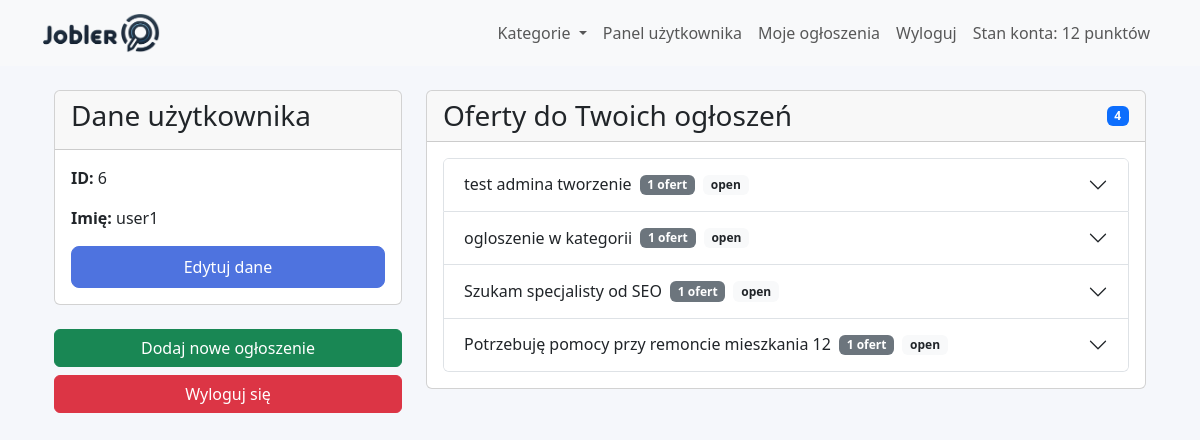
Page /views/user/dashboard.php (signed in) on the committed database.
### tables this page shows
CREATE TABLE `responses` (
  `id` int(11) NOT NULL,
  `job_id` int(11) NOT NULL,
  `executor_id` int(11) NOT NULL,
  `message` text DEFAULT NULL,
  `created_at` timestamp NOT NULL DEFAULT current_timestamp(),
  `proposed_price` decimal(10,2) DEFAULT NULL,
  `scope` text DEFAULT NULL,
  `points_reserved` int(11) NOT NULL DEFAULT 0,
  `status` varchar(20) NOT NULL DEFAULT 'pending',
  `accepted_at` datetime DEFAULT NULL
);

CREATE TABLE `jobs` (
  `id` int(11) NOT NULL,
  `user_id` int(11) NOT NULL,
  `title` varchar(255) NOT NULL,
  `description` text NOT NULL,
  `status` enum('open','in_progress','closed') NOT NULL DEFAULT 'open',
  `created_at` timestamp NOT NULL DEFAULT current_timestamp(),
  `updated_at` timestamp NOT NULL DEFAULT current_timestamp() ON UPDATE current_timestamp(),
  `points_required` int(11) NOT NULL DEFAULT 1,
  `category_id` int(11) DEFAULT NULL,
  `executor_id` int(11) DEFAULT NULL
);

### models/Database.php (called while the page is built, shortened)
<?php
class Database {
    private static $pdo;
    public static function getConnection() {
        if (self::$pdo == null) {
            try {
                self::$pdo = new PDO(
                    'mysql:host=localhost;dbname=jobler',
                    'root',
                    ''
                );
                self::$pdo->setAttribute(PDO::ATTR_ERRMODE, PDO::ERRMODE_EXCEPTION);
                self::$pdo->setAttribute(PDO::ATTR_DEFAULT_FETCH_MODE, PDO::FETCH_ASSOC);
            } catch (PDOException $e) {
                die("Connection failed: " . $e->getMessage());
            }
        }
        return self::$pdo;
    }
}
?>

### models/Executor.php (called while the page is built, shortened)
<?php
include_once('Database.php');
class Executor {
    private $pdo;
    public function __construct() {
        $this->pdo = Database::getConnection();
    }
    private function ensureOfferWorkflowColumns() {
        $responseColumns = [
            'proposed_price' => "ALTER TABLE responses ADD COLUMN proposed_price DECIMAL(10,2) DEFAULT NULL",
            'scope' => "ALTER TABLE responses ADD COLUMN scope TEXT DEFAULT NULL",
            'points_reserved' => "ALTER TABLE responses ADD COLUMN points_reserved INT(11) NOT NULL DEFAULT 0",
            'status' => "ALTER TABLE responses ADD COLUMN status VARCHAR(20) NOT NULL DEFAULT 'pending'",
            'accepted_at' => "ALTER TABLE responses ADD COLUMN accepted_at DATETIME DEFAULT NULL",
        ];
        $jobColumns = [
            'executor_id' => "ALTER TABLE jobs ADD COLUMN executor_id INT(11) DEFAULT NULL",
        ];
        $stmt = $this->pdo->query("SHOW COLUMNS FROM responses");
        $existingResponseColumns = $stmt ? $stmt->fetchAll(PDO::FETCH_COLUMN) : [];
        $stmt = $this->pdo->query("SHOW COLUMNS FROM jobs");
        $existingJobColumns = $stmt ? $stmt->fetchAll(PDO::FETCH_COLUMN) : [];
        $stmt = $this->pdo->query("SHOW COLUMNS FROM messages");
        $existingMessageColumns = $stmt ? $stmt->fetchAll(PDO::FETCH_ASSOC) : [];
    }
    public function getUserJobOffers($userId) {
        $this->ensureOfferWorkflowColumns();
        $query = "SELECT r.id AS response_id, r.message, r.proposed_price, r.scope, r.points_reserved,
                         r.status AS response_status, r.created_at, r.accepted_at,
                         j.id AS job_id, j.title, j.status AS job_status, j.points_required, j.executor_id AS accepted_executor_id,
                         u.name AS executor_name, u.id AS executor_id
                  FROM jobs j
                  INNER JOIN responses r ON j.id = r.job_id
                  INNER JOIN users u ON r.executor_id = u.id
                  WHERE j.user_id = :user_id
                  ORDER BY j.created_at DESC, r.created_at DESC";
        $stmt = $this->pdo->prepare($query);
        $stmt->bindValue(':user_id', $userId, PDO::PARAM_INT);
        $stmt->execute();
        return $stmt->fetchAll(PDO::FETCH_ASSOC);
    }
}
?>

### views/user/dashboard.php (the view, shortened to what this page needs)
<?php
include_once('../../models/User.php');
include_once('../../models/Executor.php');
$userId = (int)$_SESSION['user_id'];
$userName = $_SESSION['user_name'] ?? '';
$executorModel = new Executor();
$responses = $executorModel->getUserJobOffers($userId);
$offersByJob = [];
foreach ($responses as $response) {
    $jobId = (int)$response['job_id'];
    if (!isset($offersByJob[$jobId])) {
        $offersByJob[$jobId] = [
            'title' => $response['title'],
            'job_status' => $response['job_status'],
            'points_required' => $response['points_required'],
            'offers' => [],
        ];
    }
    $offersByJob[$jobId]['offers'][] = $response;
}
include('../partials/header.php');
?>
<div class="container">
    <div class="row">
        <div class="col-md-4">
            <div class="card">
                <div class="card-header">
                    <h3>Dane użytkownika</h3>
                </div>
                <div class="card-body">
                    <p><strong>ID:</strong> <?= htmlspecialchars($userId) ?></p>
                    <p><strong>Imię:</strong> <?= htmlspecialchars($userName) ?></p>
                    <a href="edit_profile.php" class="btn btn-primary w-100">Edytuj dane</a>
                </div>
            </div>
            <div class="mt-4 d-grid gap-2">
                <a href="create_job.php" class="btn btn-success">Dodaj nowe ogłoszenie</a>
                <a href="logout.php" class="btn btn-danger">Wyloguj się</a>
            </div>
        </div>
        <div class="col-md-8">
            <div class="card mt-4 mt-md-0">
                <div class="card-header d-flex justify-content-between align-items-center">
                    <h3 class="mb-0">Oferty do Twoich ogłoszeń</h3>
                    <span class="badge bg-primary"><?= count($responses) ?></span>
                </div>
                <div class="card-body">
                    <?php if (empty($offersByJob)): ?>
                        <p class="mb-0">Brak odpowiedzi na Twoje ogłoszenia.</p>
                    <?php else: ?>
                        <div class="accordion" id="jobOffersAccordion">
                            <?php foreach ($offersByJob as $jobId => $job): ?>
                                <div class="accordion-item">
                                    <h2 class="accordion-header" id="jobHeading<?= $jobId ?>">
                                        <button class="accordion-button collapsed" type="button" data-bs-toggle="collapse" data-bs-target="#jobOffers<?= $jobId ?>">
                                            <?= htmlspecialchars($job['title']) ?>
                                            <span class="badge bg-secondary ms-2"><?= count($job['offers']) ?> ofert</span>
                                            <span class="badge bg-light text-dark ms-2"><?= htmlspecialchars($job['job_status']) ?></span>
                                        </button>
                                    </h2>
                                </div>
                            <?php endforeach; ?>
                        </div>
                    <?php endif; ?>
                </div>
            </div>
        </div>
    </div>
</div>
<?php include('../partials/footer.php'); ?>

### css/style.css (style rules this page uses)
:root { --primary-color: #4e73df; --secondary-color: #f8f9fc; --accent-color: #36b9cc; --text-dark: #5a5c69; --border-radius: 12px; }
body { background-color: #f5f7fb; font-family: 'Segoe UI', Tahoma, Geneva, Verdana, sans-serif; }
.btn-primary { background-color: var(--primary-color); border-color: var(--primary-color); border-radius: 8px; padding: 0.5rem 1.5rem; }

### rows in the picture
responses: job.title "test admina tworzenie", count($job['offers']) "1", job.status "open"
responses: job.title "ogloszenie w kategorii", count($job['offers']) "1", job.status "open"
responses: job.title "Szukam specjalisty od SEO", count($job['offers']) "1", job.status "open"
responses: job.title "Potrzebuję pomocy przy remoncie mieszkania 12", count($job['offers']) "1", job.status "open"

### other values in the picture
$_SESSION['user_account_balance'] "12"
$userId "6"
$userName "user1"
count($responses) "4"
